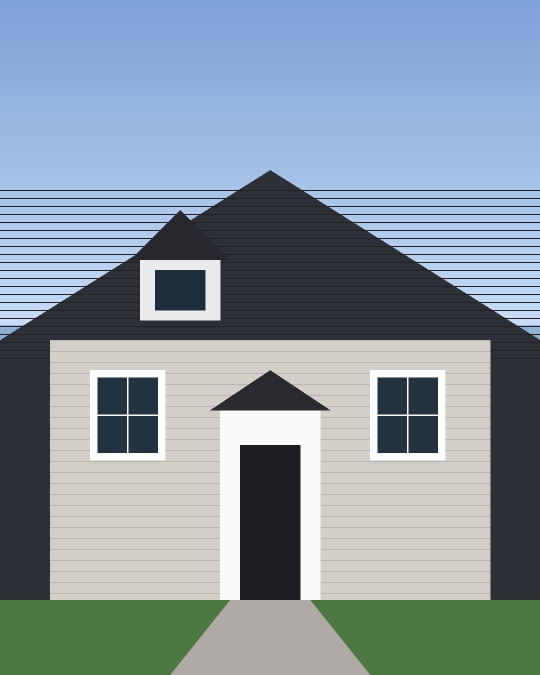
#> input picture clients/all-elite/photos/roof_all_elite_001.jpg, 1080 x 1350 px (shown at 1/2 size)
$ python -i finishing.py   (imports and definitions only)
#> lines starting #> are read from the running program, lines starting #| are printed output that depends on the picture
### app/logging_setup.py
"""Structured logging with secret redaction.

Every log line is prefixed with the active generation run id when one is set,
so a GitHub Actions log can be read top-to-bottom for a single run.
"""

from __future__ import annotations

import logging
import os
import re
import sys
from contextvars import ContextVar

_run_id: ContextVar[str] = ContextVar("run_id", default="-")

# Anything that looks like a credential is masked before it reaches a log sink.
_SECRET_PATTERNS = [
    re.compile(r"sk-ant-[A-Za-z0-9_\-]{8,}"),
    re.compile(r"ya29\.[A-Za-z0-9_\-]{10,}"),
    re.compile(r"1//[A-Za-z0-9_\-]{10,}"),
    re.compile(r"-----BEGIN [A-Z ]*PRIVATE KEY-----.*?-----END [A-Z ]*PRIVATE KEY-----", re.S),
]


def set_run_id(run_id: str) -> None:
    _run_id.set(run_id)


def get_run_id() -> str:
    return _run_id.get()


# [4 lines left out: function redact, not called in this run]


class _RedactingFormatter(logging.Formatter):
    def format(self, record: logging.LogRecord) -> str:
        record.run_id = _run_id.get()
        return redact(super().format(record))


# [15 lines left out: function configure_logging, not called in this run]


def get_logger(name: str) -> logging.Logger:
    return logging.getLogger(name)

### app/rendering/finishing.py
"""Photo finishing - the grade that separates raw drone capture from a flyer.

Nothing here invents pixels. The source photography already out-resolves the
canvas (drone stills are 4056x3040 against a 2160x2700 flyer), so the problem
was never resolution, it was *finishing*: straight-out-of-camera drone frames
are deliberately flat. DJI records a low-contrast, low-saturation image so
there is room to grade later, and if you never grade it, the flyer looks
washed out no matter how many pixels it has.

So this module does what a colourist does, in the same order:

1. **Black and white point** - stretch the histogram so the darkest and
   brightest few tenths of a percent land near the ends of the range. This is
   the single biggest improvement; it removes atmospheric haze, which every
   aerial shot has.
2. **Shadow recovery** - roofs are dark, and shingle texture lives in the
   shadows. Step 1 deepens blacks, so a little is given back to keep the
   product visible.
3. **Contrast** - a tapered S-curve, which adds punch through the midtones
   without clipping either end.
4. **Clarity** - a wide-radius unsharp mask. This is local contrast, not
   sharpening; it is what makes shingle courses and siding lines read.
5. **Vibrance** - saturation weighted so muted colours gain the most and
   already-vivid ones (a blue sky, the brand red) are left alone.
6. **Output sharpening** - a narrow-radius pass applied *after* the photo has
   been resized into its panel, because sharpening is only correct at final
   size.

Every operation is a pure function of the pixels, so the same asset always
finishes to the same bytes and the renderer stays deterministic.
"""

from __future__ import annotations

from dataclasses import dataclass, replace

from PIL import Image, ImageFilter, ImageStat

from ..logging_setup import get_logger

log = get_logger(__name__)


@dataclass(frozen=True)
class Grade:
    """A finishing recipe. Amounts are 0..1 unless noted."""

    black_point: float = 0.004  # fraction of pixels allowed to clip to black
    white_point: float = 0.002  # fraction allowed to clip to white
    shadow_recovery: float = 0.16
    highlight_rolloff: float = 0.06
    contrast: float = 0.16
    clarity: float = 0.34
    clarity_radius: float = 0.012  # fraction of the long edge
    vibrance: float = 0.22
    warmth: float = 0.0  # >0 warms, <0 cools; in 0..1 of a full channel step
    output_sharpen: float = 0.55


#: The house grade. Measured against All Elite's own drone footage rather than
#: chosen from taste: these amounts take a typical DJI frame to roughly the
#: contrast and saturation of the client-approved reference flyers without
#: tipping into the over-processed HDR look that reads as amateur.
HOUSE = Grade()

#: A restrained grade for photography that is already finished - phone photos,
#: anything a client has edited - where the house grade would double-process.
LIGHT = Grade(
    black_point=0.001,
    white_point=0.0005,
    shadow_recovery=0.08,
    contrast=0.06,
    clarity=0.16,
    vibrance=0.10,
    output_sharpen=0.40,
)

GRADES: dict[str, Grade] = {
    "house": HOUSE,
    "light": LIGHT,
    "none": Grade(
        black_point=0.0,
        white_point=0.0,
        shadow_recovery=0.0,
        highlight_rolloff=0.0,
        contrast=0.0,
        clarity=0.0,
        vibrance=0.0,
        output_sharpen=0.0,
    ),
}


# ----------------------------------------------------------------- measuring


@dataclass(frozen=True)
class Stats:
    """What the image is currently doing, before anything is applied."""

    mean: float  # 0..1 luma
    spread: float  # 0..1 luma standard deviation
    black_level: float  # 0..1, where the shadows actually start
    white_level: float  # 0..1, where the highlights actually end
    saturation: float  # 0..1 mean saturation

    @property
    def is_flat(self) -> bool:
        """A hazy, ungraded capture: narrow range and low separation."""
        return (self.white_level - self.black_level) < 0.80 or self.spread < 0.20


def measure(image: Image.Image) -> Stats:
    """Read the histogram. Sampling a thumbnail keeps this cheap and stable."""
    sample = image.convert("RGB")
    sample.thumbnail((512, 512), Image.Resampling.BILINEAR)
    luma = sample.convert("L")

    histogram = luma.histogram()
    total = sum(histogram) or 1
    black = _percentile(histogram, total, 0.004)
    white = _percentile(histogram, total, 1.0 - 0.002)

    stat = ImageStat.Stat(luma)
    saturation = ImageStat.Stat(sample.convert("HSV").getchannel("S")).mean[0] / 255.0

    return Stats(
        mean=stat.mean[0] / 255.0,
        spread=stat.stddev[0] / 255.0,
        black_level=black / 255.0,
        white_level=white / 255.0,
        saturation=saturation,
    )


def _percentile(histogram: list[int], total: int, fraction: float) -> int:
    """The intensity below which ``fraction`` of the pixels fall."""
    target = total * fraction
    running = 0
    for value, count in enumerate(histogram):
        running += count
        if running >= target:
            return value
    return 255


def adapt(grade: Grade, stats: Stats) -> Grade:
    """Scale a grade to the individual frame.

    A uniform recipe over-processes an image that was already contrasty and
    under-processes a hazy one. Amounts are therefore scaled by how much
    headroom the frame actually has, which is why two shots of the same roof on
    different days come out looking like the same flyer.
    """
    if grade is GRADES["none"]:
        return grade

    # Headroom: 1.0 for a completely flat frame, 0.0 for one already using the
    # full range with strong separation.
    range_used = max(stats.white_level - stats.black_level, 0.0)
    headroom = _clamp(1.0 - range_used, 0.0, 1.0)
    flatness = _clamp((0.26 - stats.spread) / 0.26, 0.0, 1.0)
    push = _clamp(0.45 + 0.85 * max(headroom, flatness), 0.45, 1.35)

    # Saturated frames need less vibrance; muted ones need more.
    sat_push = _clamp((0.42 - stats.saturation) / 0.42, -0.4, 1.0)

    # An underexposed frame needs more shadow recovery, an bright one less.
    exposure_gap = _clamp((0.46 - stats.mean) / 0.46, -0.5, 1.0)

    return replace(
        grade,
        shadow_recovery=_clamp(grade.shadow_recovery * (1.0 + exposure_gap), 0.0, 0.42),
        contrast=_clamp(grade.contrast * push, 0.0, 0.34),
        clarity=_clamp(grade.clarity * push, 0.0, 0.60),
        vibrance=_clamp(grade.vibrance * (1.0 + sat_push), 0.0, 0.45),
    )


def _clamp(value: float, low: float, high: float) -> float:
    return max(low, min(value, high))


# ------------------------------------------------------------------ the pass


def finish(image: Image.Image, grade: Grade | str = HOUSE, adaptive: bool = True) -> Image.Image:
    """Grade a photograph. Call this before the photo is resized into a panel.

    Returns a new RGB image; the input is not modified.
    """
    recipe = GRADES.get(grade, HOUSE) if isinstance(grade, str) else grade
    result = image.convert("RGB")

    if adaptive:
        recipe = adapt(recipe, measure(result))

    result = _apply_tone(result, recipe)
    result = _apply_clarity(result, recipe)
    result = _apply_vibrance(result, recipe)
    result = _apply_warmth(result, recipe)
    return result


def sharpen_output(image: Image.Image, grade: Grade | str = HOUSE) -> Image.Image:
    """Sharpen at final size. Sharpening before a resize throws the work away."""
    recipe = GRADES.get(grade, HOUSE) if isinstance(grade, str) else grade
    if recipe.output_sharpen <= 0:
        return image
    # Radius stays at one pixel: this is acutance for the viewer's screen, not
    # local contrast, which step 4 already handled at source resolution.
    return image.filter(
        ImageFilter.UnsharpMask(
            radius=1.0, percent=int(round(recipe.output_sharpen * 100)), threshold=3
        )
    )


# ----------------------------------------------------------------- the steps


def _apply_tone(image: Image.Image, grade: Grade) -> Image.Image:
    """Black/white point, shadow recovery, highlight rolloff and the S-curve.

    All four collapse into a single 256-entry lookup table applied identically
    to every channel, which is what keeps colour neutral. Doing them as
    separate passes would quantise the image three extra times.
    """
    luma = image.convert("L")
    luma.thumbnail((512, 512), Image.Resampling.BILINEAR)
    histogram = luma.histogram()
    total = sum(histogram) or 1

    lo = _percentile(histogram, total, grade.black_point) if grade.black_point > 0 else 0
    hi = _percentile(histogram, total, 1.0 - grade.white_point) if grade.white_point > 0 else 255
    # Never stretch so hard that a legitimately low-contrast frame is destroyed.
    if hi - lo < 32:
        lo, hi = 0, 255

    table: list[int] = []
    span = float(hi - lo)
    for value in range(256):
        x = _clamp((value - lo) / span, 0.0, 1.0)

        # Give back some of the shadow detail the stretch just crushed. The
        # weight peaks in the low midtones so true blacks stay black.
        x += grade.shadow_recovery * (1.0 - x) ** 3 * (x**0.5)
        # Ease the shoulder so bright siding holds detail instead of clipping.
        # The term is zero at both ends and peaks around three-quarter tone, so
        # it softens the approach to white without lowering white itself - a
        # rolloff that dims the white point just makes the photo look grey.
        x -= grade.highlight_rolloff * (x**3 * (1.0 - x)) / 0.1055

        # Tapered S-curve: strongest at the midpoint, zero at both ends, so it
        # adds punch without ever pushing a value out of range.
        x += grade.contrast * (x - 0.5) * (1.0 - abs(2.0 * x - 1.0))

        table.append(int(round(_clamp(x, 0.0, 1.0) * 255)))

    return image.point(table * 3)


def _apply_clarity(image: Image.Image, grade: Grade) -> Image.Image:
    """Wide-radius unsharp: local contrast, which reads as texture and depth."""
    if grade.clarity <= 0:
        return image
    radius = max(2.0, max(image.size) * grade.clarity_radius)
    # Applied to luminance only. Running it on RGB pushes coloured halos into
    # the roofline against the sky, which is exactly where they are visible.
    graded = image.convert("YCbCr")
    y, cb, cr = graded.split()
    y = y.filter(
        ImageFilter.UnsharpMask(radius=radius, percent=int(round(grade.clarity * 100)), threshold=2)
    )
    return Image.merge("YCbCr", (y, cb, cr)).convert("RGB")


def _apply_vibrance(image: Image.Image, grade: Grade) -> Image.Image:
    """Saturation weighted toward muted colours.

    A flat multiply on saturation blows out whatever was already vivid - the
    sky, the brand red - while barely touching the grey-green of a weathered
    roof. Weighting the gain by how unsaturated a pixel already is fixes both
    ends at once.
    """
    if grade.vibrance <= 0:
        return image
    hsv = image.convert("HSV")
    h, s, v = hsv.split()

    table = []
    for value in range(256):
        current = value / 255.0
        # Gain falls off as the pixel approaches full saturation.
        gain = 1.0 + grade.vibrance * (1.0 - current) ** 1.5
        table.append(int(round(_clamp(current * gain, 0.0, 1.0) * 255)))

    return Image.merge("HSV", (h, s.point(table), v)).convert("RGB")


def _apply_warmth(image: Image.Image, grade: Grade) -> Image.Image:
    """A small colour-temperature nudge, off by default."""
    if abs(grade.warmth) < 1e-6:
        return image
    shift = int(round(grade.warmth * 18))
    r, g, b = image.split()
    up = [min(255, i + shift) for i in range(256)]
    down = [max(0, i - shift) for i in range(256)]
    return Image.merge("RGB", (r.point(up), g, b.point(down)))

>>> from PIL import Image
>>> picture = Image.open('../../clients/all-elite/photos/roof_all_elite_001.jpg')
#> picture is the input picture: PIL image 1080x1350 RGB; mean R, G, B 134.8, 149.4, 160.8
>>> result = finish(picture)
#> in measure, `histogram = luma.histogram()`: histogram = 256 values, max 32575 at index 207, min 0 at index 0, mean 820
#> in measure, `total = sum(histogram) or 1`: total = 209920
#> in _percentile, `target = total * fraction`: target = 839.7
#> the loop in _percentile, `for value, count in enumerate(histogram):` made 31 passes
#> (count, running) on passes 1 to 12: (0, 0), (0, 0), (0, 0), (0, 0), (0, 0), (0, 0), (0, 0), (0, 0), (0, 0), (0, 0), (0, 0), (0, 0)
#> after the loop in _percentile, `for value, count in enumerate(histogram):`: running = 5104
#> in measure, `black = _percentile(histogram, total, 0.004)`: black = 30
#> the loop in _percentile, `for value, count in enumerate(histogram):` made 256 passes
#> after the loop in _percentile, `for value, count in enumerate(histogram):`: running = 209920
#> in measure, `white = _percentile(histogram, total, 1.0 - 0.002)`: white = 255
#> in measure, `saturation = ImageStat.Stat(sample.convert("HSV").getchannel("S")).mea..`: saturation = 0.218
#> in adapt, `range_used = max(stats.white_level - stats.black_level, 0.0)`: range_used = 0.882
#> in adapt, `headroom = _clamp(1.0 - range_used, 0.0, 1.0)`: headroom = 0.118
#> in adapt, `push = _clamp(0.45 + 0.85 * max(headroom, flatness), 0.45, 1.35)`: push = 0.55
#> in _apply_tone, `luma = image.convert("L")`:
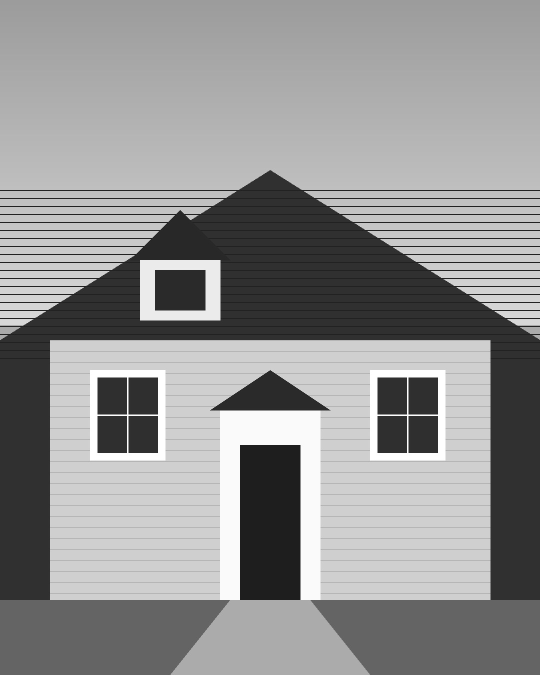
#> luma: PIL image 1080x1350 L (shown at 1/2 size); min 23, max 255, mean 146.3
#> in _apply_tone, `histogram = luma.histogram()`: histogram = 256 values, max 32937 at index 207, min 0 at index 0, mean 820
#> in _apply_tone, `total = sum(histogram) or 1`: total = 209920
#> after the loop in _percentile, `for value, count in enumerate(histogram):`: running = 5104
#> in _apply_tone, `lo = _percentile(histogram, total, grade.black_point) if grade.black_p..`: lo = 30
#> after the loop in _percentile, `for value, count in enumerate(histogram):`: running = 209920
#> in _apply_tone, `hi = _percentile(histogram, total, 1.0 - grade.white_point) if grade.w..`: hi = 255
#> in _apply_tone, `span = float(hi - lo)`: span = 225
#> the loop in _apply_tone, `for value in range(256):` made 256 passes
#> x on passes 1 to 3: 0, 0, 0
#> after the loop in _apply_tone, `for value in range(256):`: table = 256 values from 0 to 255
#> in _apply_tone, `return image.point(table * 3)`:
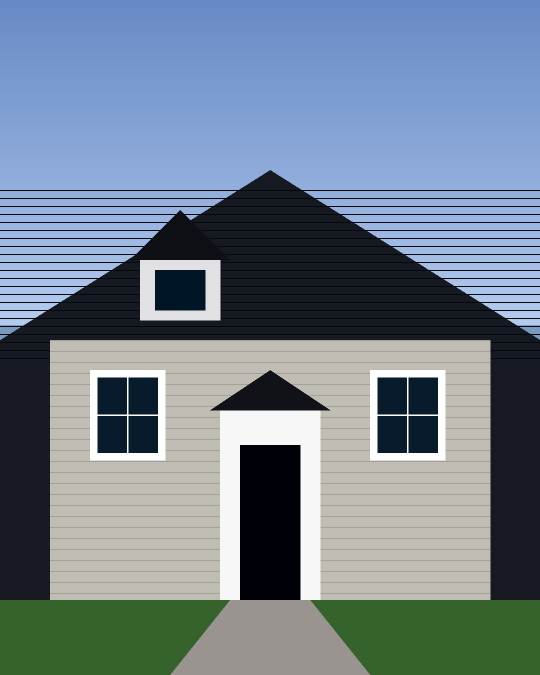
#> returned value: PIL image 1080x1350 RGB (shown at 1/2 size); mean R, G, B 114, 128.9, 143.1
#> in _apply_clarity, `graded = image.convert("YCbCr")`: graded: PIL image 1080x1350 YCbCr; mean of channels 0, 1, 2 125.5, 137.3, 118.9
#> in _apply_clarity, `y, cb, cr = graded.split()`:
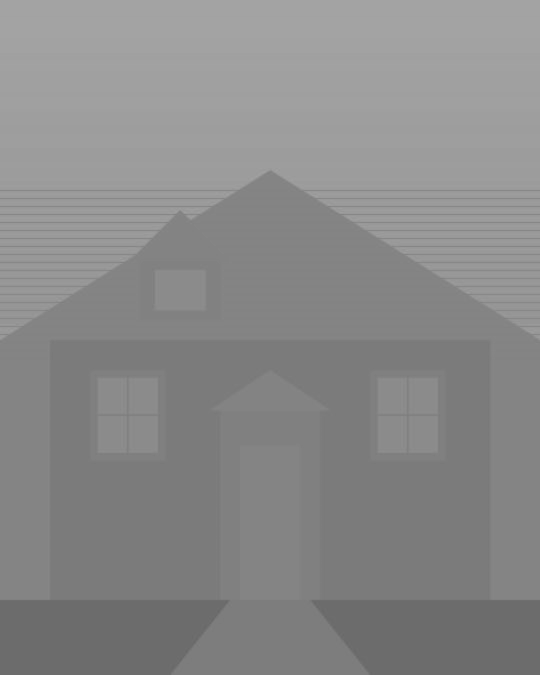
#> cb: PIL image 1080x1350 L (shown at 1/2 size); min 103, max 163, mean 137.3
#> in _apply_clarity, `y, cb, cr = graded.split()`:
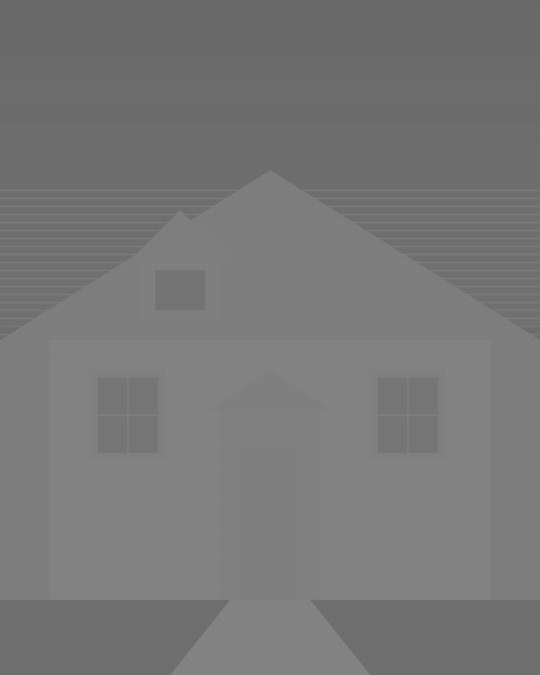
#> cr: PIL image 1080x1350 L (shown at 1/2 size); min 105, max 135, mean 118.9
#> in _apply_vibrance, `hsv = image.convert("HSV")`: hsv: PIL image 1080x1350 HSV; mean H, S, V 112.2, 89.9, 148.8
#> in _apply_vibrance, `h, s, v = hsv.split()`:
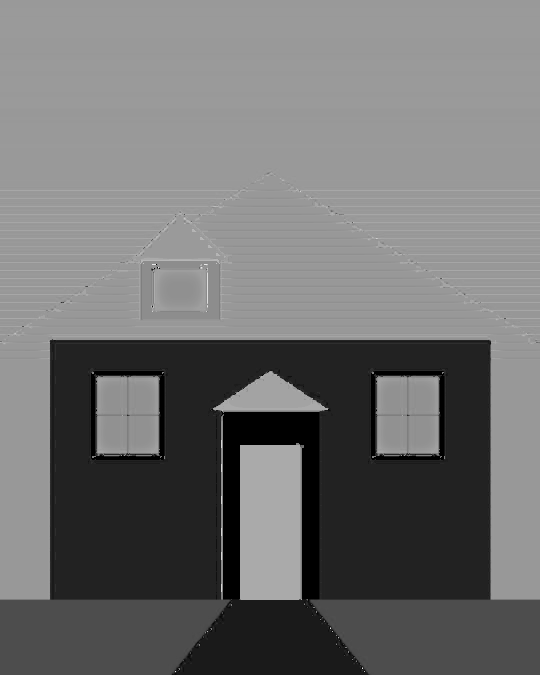
#> h: PIL image 1080x1350 L (shown at 1/2 size); min 0, max 251, mean 112.2
#> in _apply_vibrance, `h, s, v = hsv.split()`:
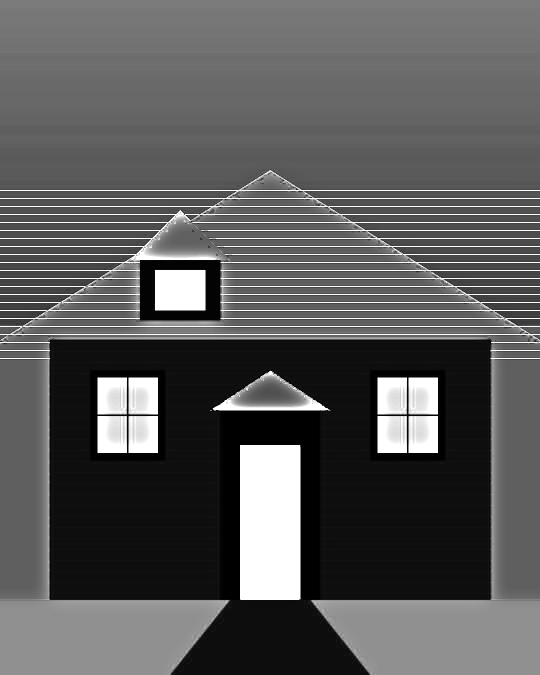
#> s: PIL image 1080x1350 L (shown at 1/2 size); min 0, max 255, mean 89.9
#> in _apply_vibrance, `h, s, v = hsv.split()`:
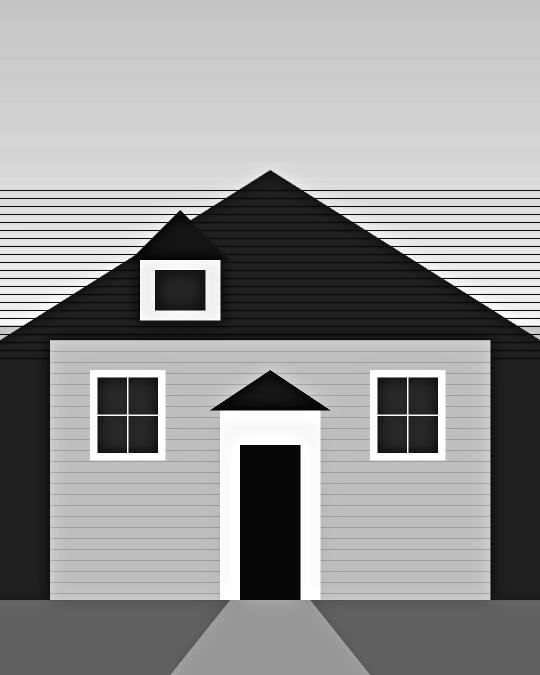
#> v: PIL image 1080x1350 L (shown at 1/2 size); min 0, max 255, mean 148.8
